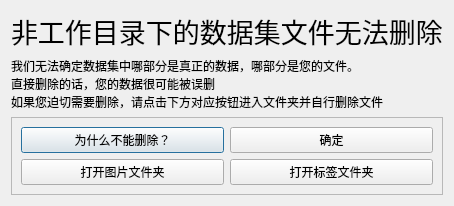
<?xml version="1.0" encoding="UTF-8"?>
<ui version="4.0">
 <class>Dialog</class>
 <widget class="QDialog" name="Dialog">
  <property name="geometry">
   <rect>
    <x>0</x>
    <y>0</y>
    <width>435</width>
    <height>200</height>
   </rect>
  </property>
  <property name="windowTitle">
   <string>删除问题</string>
  </property>
  <layout class="QVBoxLayout" name="verticalLayout">
   <item>
    <widget class="QLabel" name="label">
     <property name="font">
      <font>
       <pointsize>20</pointsize>
      </font>
     </property>
     <property name="text">
      <string>非工作目录下的数据集文件无法删除</string>
     </property>
    </widget>
   </item>
   <item>
    <widget class="QLabel" name="label_2">
     <property name="text">
      <string>我们无法确定数据集中哪部分是真正的数据，哪部分是您的文件。
直接删除的话，您的数据很可能被误删
如果您迫切需要删除，请点击下方对应按钮进入文件夹并自行删除文件</string>
     </property>
    </widget>
   </item>
   <item>
    <widget class="QFrame" name="frame">
     <property name="frameShape">
      <enum>QFrame::StyledPanel</enum>
     </property>
     <property name="frameShadow">
      <enum>QFrame::Raised</enum>
     </property>
     <layout class="QGridLayout" name="gridLayout">
      <item row="0" column="0">
       <widget class="QPushButton" name="whyButton">
        <property name="text">
         <string>为什么不能删除？</string>
        </property>
       </widget>
      </item>
      <item row="0" column="3">
       <widget class="QPushButton" name="cancelButton">
        <property name="text">
         <string>确定</string>
        </property>
       </widget>
      </item>
      <item row="1" column="0">
       <widget class="QPushButton" name="imageButton">
        <property name="text">
         <string>打开图片文件夹</string>
        </property>
       </widget>
      </item>
      <item row="1" column="3">
       <widget class="QPushButton" name="labelButton">
        <property name="text">
         <string>打开标签文件夹</string>
        </property>
       </widget>
      </item>
     </layout>
    </widget>
   </item>
  </layout>
 </widget>
 <resources/>
 <connections>
  <connection>
   <sender>cancelButton</sender>
   <signal>clicked()</signal>
   <receiver>Dialog</receiver>
   <slot>reject()</slot>
   <hints>
    <hint type="sourcelabel">
     <x>317</x>
     <y>132</y>
    </hint>
    <hint type="destinationlabel">
     <x>217</x>
     <y>99</y>
    </hint>
   </hints>
  </connection>
 </connections>
</ui>
